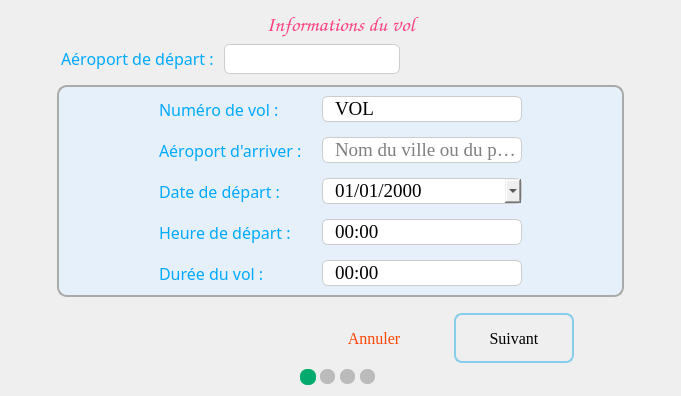
          <widget class="QWidget" name="page_19">
           <layout class="QGridLayout" name="gridLayout_6">
            <item row="2" column="0">
             <spacer name="horizontalSpacer_26">
              <property name="orientation">
               <enum>Qt::Orientation::Horizontal</enum>
              </property>
              <property name="sizeType">
               <enum>QSizePolicy::Policy::Preferred</enum>
              </property>
              <property name="sizeHint" stdset="0">
               <size>
                <width>40</width>
                <height>20</height>
               </size>
              </property>
             </spacer>
            </item>
            <item row="0" column="1">
             <widget class="QLabel" name="label_28">
              <property name="sizePolicy">
               <sizepolicy hsizetype="Preferred" vsizetype="Fixed">
                <horstretch>0</horstretch>
                <verstretch>0</verstretch>
               </sizepolicy>
              </property>
              <property name="font">
               <font>
                <family>Comic Sans MS</family>
                <pointsize>16</pointsize>
               </font>
              </property>
              <property name="styleSheet">
               <string notr="true">color: #FF4081;</string>
              </property>
              <property name="text">
               <string>Informations du vol</string>
              </property>
              <property name="textFormat">
               <enum>Qt::TextFormat::AutoText</enum>
              </property>
              <property name="alignment">
               <set>Qt::AlignmentFlag::AlignCenter</set>
              </property>
              <property name="margin">
               <number>10</number>
              </property>
             </widget>
            </item>
            <item row="3" column="1">
             <layout class="QHBoxLayout" name="horizontalLayout_16">
              <property name="spacing">
               <number>20</number>
              </property>
              <property name="leftMargin">
               <number>50</number>
              </property>
              <property name="topMargin">
               <number>10</number>
              </property>
              <property name="rightMargin">
               <number>50</number>
              </property>
              <property name="bottomMargin">
               <number>0</number>
              </property>
              <item>
               <spacer name="horizontalSpacer_16">
                <property name="orientation">
                 <enum>Qt::Orientation::Horizontal</enum>
                </property>
                <property name="sizeHint" stdset="0">
                 <size>
                  <width>40</width>
                  <height>0</height>
                 </size>
                </property>
               </spacer>
              </item>
              <item alignment="Qt::AlignmentFlag::AlignRight">
               <widget class="QPushButton" name="btnAnnuler0">
                <property name="sizePolicy">
                 <sizepolicy hsizetype="Fixed" vsizetype="Fixed">
                  <horstretch>0</horstretch>
                  <verstretch>0</verstretch>
                 </sizepolicy>
                </property>
                <property name="minimumSize">
                 <size>
                  <width>120</width>
                  <height>50</height>
                 </size>
                </property>
                <property name="maximumSize">
                 <size>
                  <width>120</width>
                  <height>50</height>
                 </size>
                </property>
                <property name="font">
                 <font>
                  <family>Georgia</family>
                  <pointsize>12</pointsize>
                 </font>
                </property>
                <property name="styleSheet">
                 <string notr="true">QPushButton {
border : none;
color : orangered;
}
QPushButton:hover {
text-decoration : underline;
}</string>
                </property>
                <property name="text">
                 <string>Annuler</string>
                </property>
                <property name="iconSize">
                 <size>
                  <width>20</width>
                  <height>20</height>
                 </size>
                </property>
               </widget>
              </item>
              <item alignment="Qt::AlignmentFlag::AlignRight">
               <widget class="QPushButton" name="btnSuivant0">
                <property name="enabled">
                 <bool>true</bool>
                </property>
                <property name="sizePolicy">
                 <sizepolicy hsizetype="Fixed" vsizetype="Fixed">
                  <horstretch>0</horstretch>
                  <verstretch>0</verstretch>
                 </sizepolicy>
                </property>
                <property name="minimumSize">
                 <size>
                  <width>120</width>
                  <height>50</height>
                 </size>
                </property>
                <property name="maximumSize">
                 <size>
                  <width>120</width>
                  <height>50</height>
                 </size>
                </property>
                <property name="font">
                 <font>
                  <family>Georgia</family>
                  <pointsize>12</pointsize>
                 </font>
                </property>
                <property name="styleSheet">
                 <string notr="true">QPushButton {
    background: qlineargradient(x1:0, y1:0, x2:0, y2:1,
                                stop:0 #00aaff, stop:1 #f0f0f0);
    border: 2px solid skyblue;
    border-radius: 8px;
    padding: 5px;
    color: black;
}

QPushButton:hover {
    background: qlineargradient(x1:0, y1:0, x2:0, y2:1,
                                stop:0 #f0f0f0, stop:1 #00aaff);
    border: 2px solid skyblue;
}

QPushButton:pressed {
    background: qlineargradient(x1:0, y1:0, x2:0, y2:1,
                                stop:0 #f0f0f0, stop:1 #0080ff);
    border: 2px solid teal;
}</string>
                </property>
                <property name="text">
                 <string>Suivant</string>
                </property>
                <property name="icon">
                 <iconset resource="ressources/icons.qrc">
                  <normaloff>:/icons/suivant.png</normaloff>:/icons/suivant.png</iconset>
                </property>
                <property name="iconSize">
                 <size>
                  <width>20</width>
                  <height>20</height>
                 </size>
                </property>
               </widget>
              </item>
             </layout>
            </item>
            <item row="2" column="1">
             <widget class="QFrame" name="frame_2">
              <property name="sizePolicy">
               <sizepolicy hsizetype="Expanding" vsizetype="Preferred">
                <horstretch>0</horstretch>
                <verstretch>0</verstretch>
               </sizepolicy>
              </property>
              <property name="styleSheet">
               <string notr="true">QFrame {
border : 2px solid #aaaaaa;
background-color : #E6F0FA;
border-radius : 10px;
}</string>
              </property>
              <property name="frameShape">
               <enum>QFrame::Shape::StyledPanel</enum>
              </property>
              <property name="frameShadow">
               <enum>QFrame::Shadow::Raised</enum>
              </property>
              <layout class="QGridLayout" name="gridLayout_4">
               <property name="leftMargin">
                <number>100</number>
               </property>
               <property name="rightMargin">
                <number>100</number>
               </property>
               <property name="bottomMargin">
                <number>9</number>
               </property>
               <property name="horizontalSpacing">
                <number>20</number>
               </property>
               <property name="verticalSpacing">
                <number>15</number>
               </property>
               <item row="1" column="0">
                <widget class="QLabel" name="label_27">
                 <property name="font">
                  <font>
                   <family>Calisto MT</family>
                   <pointsize>12</pointsize>
                  </font>
                 </property>
                 <property name="styleSheet">
                  <string notr="true">border : none;
color: #00aaff;</string>
                 </property>
                 <property name="text">
                  <string>Aéroport d'arriver :</string>
                 </property>
                </widget>
               </item>
               <item row="0" column="1">
                <widget class="QLineEdit" name="numeroVol">
                 <property name="sizePolicy">
                  <sizepolicy hsizetype="Expanding" vsizetype="Expanding">
                   <horstretch>0</horstretch>
                   <verstretch>0</verstretch>
                  </sizepolicy>
                 </property>
                 <property name="minimumSize">
                  <size>
                   <width>200</width>
                   <height>25</height>
                  </size>
                 </property>
                 <property name="maximumSize">
                  <size>
                   <width>600</width>
                   <height>40</height>
                  </size>
                 </property>
                 <property name="font">
                  <font>
                   <family>Times New Roman</family>
                   <pointsize>14</pointsize>
                  </font>
                 </property>
                 <property name="styleSheet">
                  <string notr="true">QLineEdit {
  border: 1px solid #ccc;
  border-radius: 6px;
padding-left : 10px;
}
QLineEdit:focus {
background-color : white;
border : 1px solid #a5a5a5;
}</string>
                 </property>
                 <property name="inputMask">
                  <string>VOL000</string>
                 </property>
                 <property name="placeholderText">
                  <string>Numéro de vol</string>
                 </property>
                </widget>
               </item>
               <item row="0" column="0">
                <widget class="QLabel" name="label_21">
                 <property name="font">
                  <font>
                   <family>Calisto MT</family>
                   <pointsize>12</pointsize>
                  </font>
                 </property>
                 <property name="styleSheet">
                  <string notr="true">border : none;
color: #00aaff;</string>
                 </property>
                 <property name="text">
                  <string>Numéro de vol :</string>
                 </property>
                </widget>
               </item>
               <item row="3" column="0">
                <widget class="QLabel" name="label_34">
                 <property name="font">
                  <font>
                   <family>Calisto MT</family>
                   <pointsize>12</pointsize>
                  </font>
                 </property>
                 <property name="styleSheet">
                  <string notr="true">border : none;
color: #00aaff;</string>
                 </property>
                 <property name="text">
                  <string>Heure de départ :</string>
                 </property>
                </widget>
               </item>
               <item row="4" column="0">
                <widget class="QLabel" name="label_33">
                 <property name="font">
                  <font>
                   <family>Calisto MT</family>
                   <pointsize>12</pointsize>
                  </font>
                 </property>
                 <property name="styleSheet">
                  <string notr="true">border : none;
color: #00aaff;</string>
                 </property>
                 <property name="text">
                  <string>Durée du vol :</string>
                 </property>
                </widget>
               </item>
               <item row="2" column="0">
                <widget class="QLabel" name="label_24">
                 <property name="font">
                  <font>
                   <family>Calisto MT</family>
                   <pointsize>12</pointsize>
                  </font>
                 </property>
                 <property name="styleSheet">
                  <string notr="true">border : none;
color: #00aaff;</string>
                 </property>
                 <property name="text">
                  <string>Date de départ :</string>
                 </property>
                </widget>
               </item>
               <item row="1" column="1">
                <widget class="QLineEdit" name="aeroportArriver">
                 <property name="sizePolicy">
                  <sizepolicy hsizetype="Expanding" vsizetype="Expanding">
                   <horstretch>0</horstretch>
                   <verstretch>0</verstretch>
                  </sizepolicy>
                 </property>
                 <property name="minimumSize">
                  <size>
                   <width>200</width>
                   <height>25</height>
                  </size>
                 </property>
                 <property name="maximumSize">
                  <size>
                   <width>600</width>
                   <height>40</height>
                  </size>
                 </property>
                 <property name="font">
                  <font>
                   <family>Times New Roman</family>
                   <pointsize>14</pointsize>
                  </font>
                 </property>
                 <property name="styleSheet">
                  <string notr="true">QLineEdit {
  border: 1px solid #ccc;
  border-radius: 6px;
padding-left : 10px;
}
QLineEdit:focus {
background-color : white;
border : 1px solid #a5a5a5;
}</string>
                 </property>
                 <property name="placeholderText">
                  <string>Nom du ville ou du pays</string>
                 </property>
                </widget>
               </item>
               <item row="3" column="1">
                <widget class="QTimeEdit" name="heureDepart">
                 <property name="sizePolicy">
                  <sizepolicy hsizetype="Expanding" vsizetype="Expanding">
                   <horstretch>0</horstretch>
                   <verstretch>0</verstretch>
                  </sizepolicy>
                 </property>
                 <property name="minimumSize">
                  <size>
                   <width>200</width>
                   <height>25</height>
                  </size>
                 </property>
                 <property name="maximumSize">
                  <size>
                   <width>600</width>
                   <height>40</height>
                  </size>
                 </property>
                 <property name="font">
                  <font>
                   <family>Times New Roman</family>
                   <pointsize>14</pointsize>
                  </font>
                 </property>
                 <property name="styleSheet">
                  <string notr="true">QTimeEdit {
  border: 1px solid #ccc;
  border-radius: 6px;
padding-left : 10px;
}
QTimeEdit:focus {
background-color : white;
border : 1px solid #a5a5a5;
}</string>
                 </property>
                 <property name="wrapping">
                  <bool>false</bool>
                 </property>
                 <property name="buttonSymbols">
                  <enum>QAbstractSpinBox::ButtonSymbols::NoButtons</enum>
                 </property>
                 <property name="displayFormat">
                  <string>hh:mm</string>
                 </property>
                 <property name="calendarPopup">
                  <bool>true</bool>
                 </property>
                </widget>
               </item>
               <item row="2" column="1">
                <widget class="QDateEdit" name="dateDepart">
                 <property name="sizePolicy">
                  <sizepolicy hsizetype="Expanding" vsizetype="Expanding">
                   <horstretch>0</horstretch>
                   <verstretch>0</verstretch>
                  </sizepolicy>
                 </property>
                 <property name="minimumSize">
                  <size>
                   <width>200</width>
                   <height>25</height>
                  </size>
                 </property>
                 <property name="maximumSize">
                  <size>
                   <width>600</width>
                   <height>40</height>
                  </size>
                 </property>
                 <property name="font">
                  <font>
                   <family>Times New Roman</family>
                   <pointsize>14</pointsize>
                  </font>
                 </property>
                 <property name="styleSheet">
                  <string notr="true">QDateEdit {
  border: 1px solid #ccc;
  border-radius: 6px;
padding-left : 10px;
}  </string>
                 </property>
                 <property name="displayFormat">
                  <string>dd/MM/yyyy</string>
                 </property>
                 <property name="calendarPopup">
                  <bool>true</bool>
                 </property>
                </widget>
               </item>
               <item row="4" column="1">
                <widget class="QTimeEdit" name="duree">
                 <property name="sizePolicy">
                  <sizepolicy hsizetype="Expanding" vsizetype="Expanding">
                   <horstretch>0</horstretch>
                   <verstretch>0</verstretch>
                  </sizepolicy>
                 </property>
                 <property name="minimumSize">
                  <size>
                   <width>200</width>
                   <height>25</height>
                  </size>
                 </property>
                 <property name="maximumSize">
                  <size>
                   <width>600</width>
                   <height>40</height>
                  </size>
                 </property>
                 <property name="font">
                  <font>
                   <family>Times New Roman</family>
                   <pointsize>14</pointsize>
                  </font>
                 </property>
                 <property name="styleSheet">
                  <string notr="true">QTimeEdit {
  border: 1px solid #ccc;
  border-radius: 6px;
padding-left : 10px;
}
QTimeEdit:focus {
background-color : white;
border : 1px solid #a5a5a5;
}</string>
                 </property>
                 <property name="buttonSymbols">
                  <enum>QAbstractSpinBox::ButtonSymbols::NoButtons</enum>
                 </property>
                 <property name="displayFormat">
                  <string>ss:mm</string>
                 </property>
                </widget>
               </item>
              </layout>
             </widget>
            </item>
            <item row="4" column="1" alignment="Qt::AlignmentFlag::AlignHCenter">
             <widget class="QGroupBox" name="groupBox_38">
              <property name="sizePolicy">
               <sizepolicy hsizetype="Expanding" vsizetype="Fixed">
                <horstretch>0</horstretch>
                <verstretch>0</verstretch>
               </sizepolicy>
              </property>
              <property name="minimumSize">
               <size>
                <width>80</width>
                <height>16</height>
               </size>
              </property>
              <property name="maximumSize">
               <size>
                <width>16777215</width>
                <height>16</height>
               </size>
              </property>
              <property name="styleSheet">
               <string notr="true">border : none;</string>
              </property>
              <property name="title">
               <string/>
              </property>
              <widget class="QPushButton" name="pushButton_140">
               <property name="geometry">
                <rect>
                 <x>0</x>
                 <y>0</y>
                 <width>16</width>
                 <height>16</height>
                </rect>
               </property>
               <property name="styleSheet">
                <string notr="true">QPushButton
{
border : none;
background-color : #04AA6D;
border-radius : 7px;
}</string>
               </property>
               <property name="text">
                <string/>
               </property>
              </widget>
              <widget class="QPushButton" name="pushButton_141">
               <property name="geometry">
                <rect>
                 <x>20</x>
                 <y>0</y>
                 <width>15</width>
                 <height>15</height>
                </rect>
               </property>
               <property name="styleSheet">
                <string notr="true">QPushButton
{
border : none;
background-color : #bbbbbb;
border-radius : 7px;
}</string>
               </property>
               <property name="text">
                <string/>
               </property>
              </widget>
              <widget class="QPushButton" name="pushButton_142">
               <property name="geometry">
                <rect>
                 <x>40</x>
                 <y>0</y>
                 <width>15</width>
                 <height>15</height>
                </rect>
               </property>
               <property name="styleSheet">
                <string notr="true">QPushButton
{
border : none;
background-color : #bbbbbb;
border-radius : 7px;
}</string>
               </property>
               <property name="text">
                <string/>
               </property>
              </widget>
              <widget class="QPushButton" name="pushButton_143">
               <property name="geometry">
                <rect>
                 <x>60</x>
                 <y>0</y>
                 <width>15</width>
                 <height>15</height>
                </rect>
               </property>
               <property name="styleSheet">
                <string notr="true">QPushButton
{
border : none;
background-color : #bbbbbb;
border-radius : 7px;
}</string>
               </property>
               <property name="text">
                <string/>
               </property>
              </widget>
             </widget>
            </item>
            <item row="2" column="2">
             <spacer name="horizontalSpacer_28">
              <property name="orientation">
               <enum>Qt::Orientation::Horizontal</enum>
              </property>
              <property name="sizeType">
               <enum>QSizePolicy::Policy::Preferred</enum>
              </property>
              <property name="sizeHint" stdset="0">
               <size>
                <width>40</width>
                <height>20</height>
               </size>
              </property>
             </spacer>
            </item>
            <item row="1" column="0" colspan="3">
             <layout class="QHBoxLayout" name="horizontalLayout_5">
              <property name="spacing">
               <number>10</number>
              </property>
              <property name="sizeConstraint">
               <enum>QLayout::SizeConstraint::SetDefaultConstraint</enum>
              </property>
              <property name="leftMargin">
               <number>50</number>
              </property>
              <property name="topMargin">
               <number>0</number>
              </property>
              <property name="bottomMargin">
               <number>5</number>
              </property>
              <item>
               <widget class="QLabel" name="label_13">
                <property name="sizePolicy">
                 <sizepolicy hsizetype="Fixed" vsizetype="Fixed">
                  <horstretch>0</horstretch>
                  <verstretch>0</verstretch>
                 </sizepolicy>
                </property>
                <property name="font">
                 <font>
                  <family>Calisto MT</family>
                  <pointsize>12</pointsize>
                 </font>
                </property>
                <property name="styleSheet">
                 <string notr="true">color: #00aaff;</string>
                </property>
                <property name="text">
                 <string>Aéroport de départ :</string>
                </property>
               </widget>
              </item>
              <item alignment="Qt::AlignmentFlag::AlignLeft">
               <widget class="QLineEdit" name="aeroportDepart">
                <property name="sizePolicy">
                 <sizepolicy hsizetype="Fixed" vsizetype="Expanding">
                  <horstretch>0</horstretch>
                  <verstretch>0</verstretch>
                 </sizepolicy>
                </property>
                <property name="minimumSize">
                 <size>
                  <width>0</width>
                  <height>30</height>
                 </size>
                </property>
                <property name="maximumSize">
                 <size>
                  <width>16777215</width>
                  <height>40</height>
                 </size>
                </property>
                <property name="font">
                 <font>
                  <family>Times New Roman</family>
                  <pointsize>14</pointsize>
                 </font>
                </property>
                <property name="styleSheet">
                 <string notr="true">QLineEdit {
  border: 1px solid #ccc;
  border-radius: 6px;
}
</string>
                </property>
                <property name="alignment">
                 <set>Qt::AlignmentFlag::AlignCenter</set>
                </property>
                <property name="readOnly">
                 <bool>true</bool>
                </property>
                <property name="placeholderText">
                 <string/>
                </property>
               </widget>
              </item>
              <item>
               <spacer name="horizontalSpacer_3">
                <property name="orientation">
                 <enum>Qt::Orientation::Horizontal</enum>
                </property>
                <property name="sizeHint" stdset="0">
                 <size>
                  <width>40</width>
                  <height>20</height>
                 </size>
                </property>
               </spacer>
              </item>
             </layout>
            </item>
           </layout>
          </widget>
